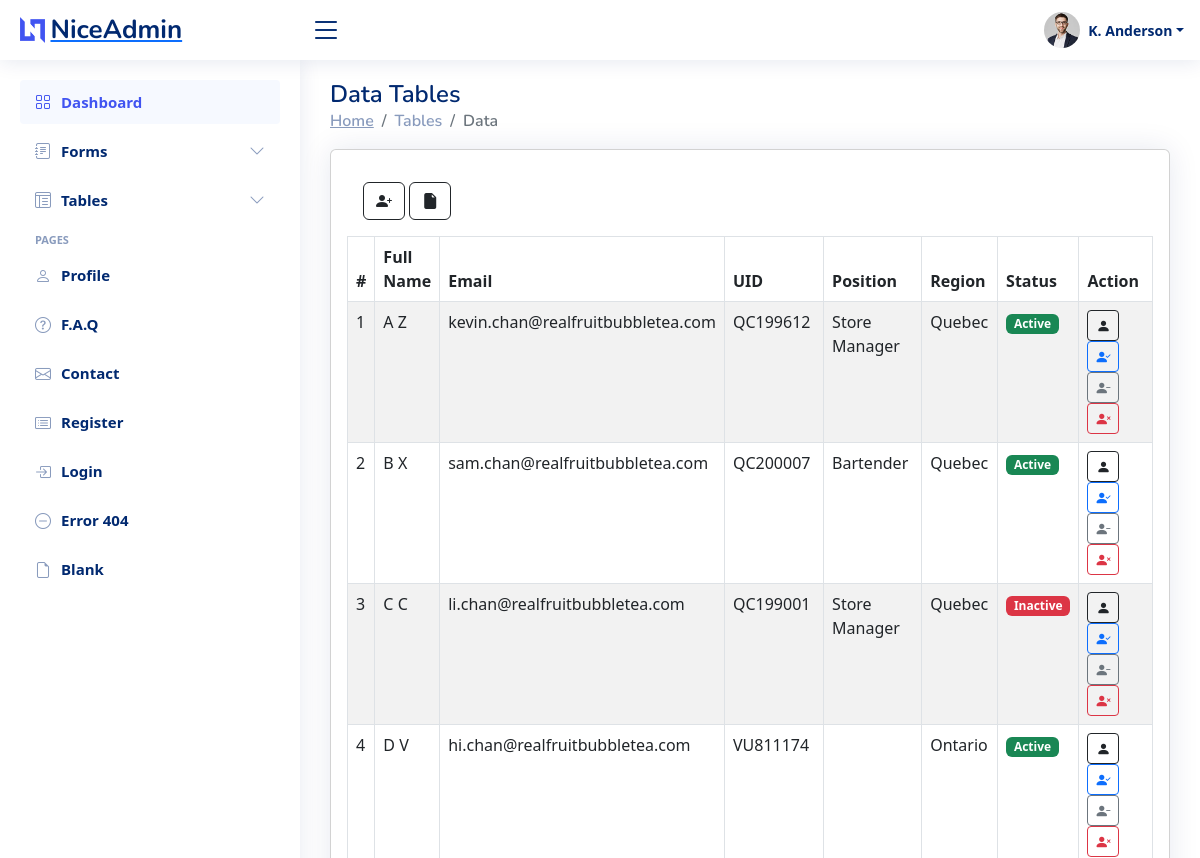
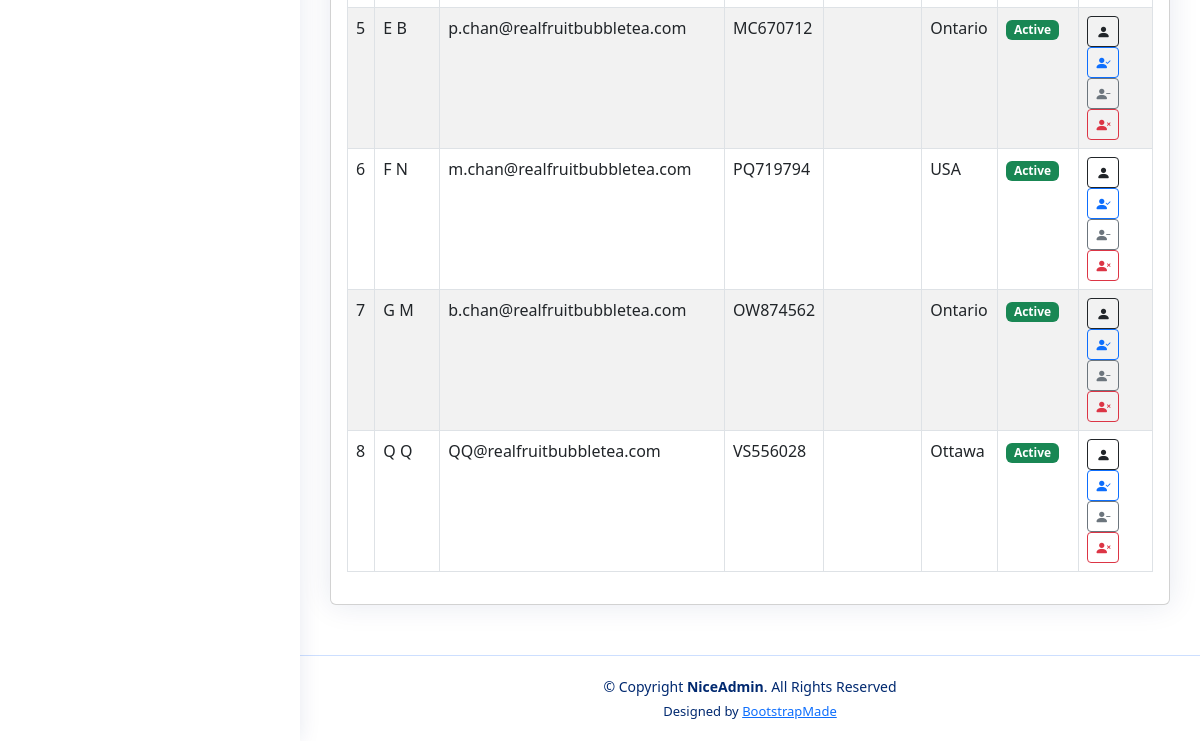
/table-data.php, run on an earlier commit of the app's database (2 pictures, top to bottom).
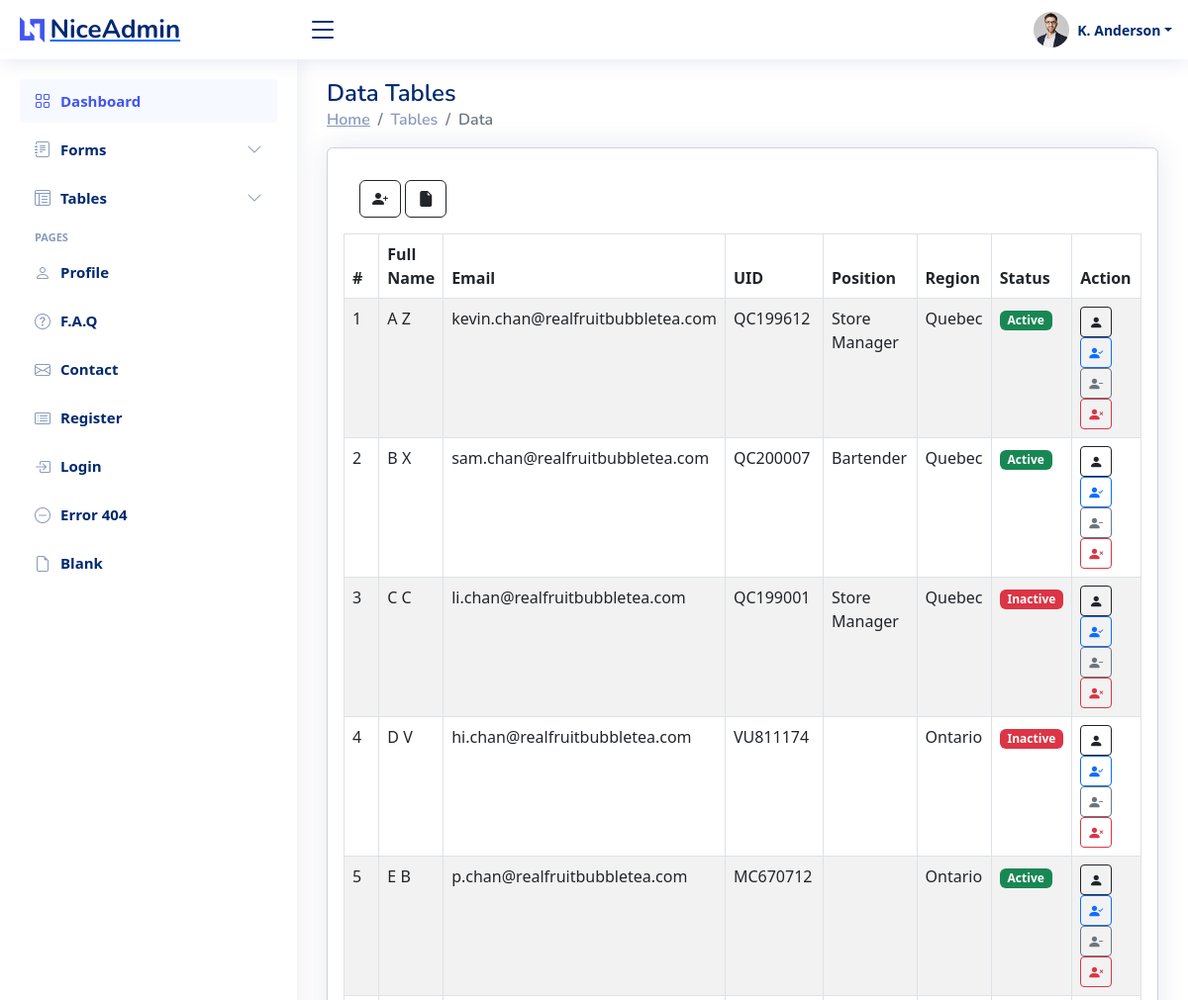
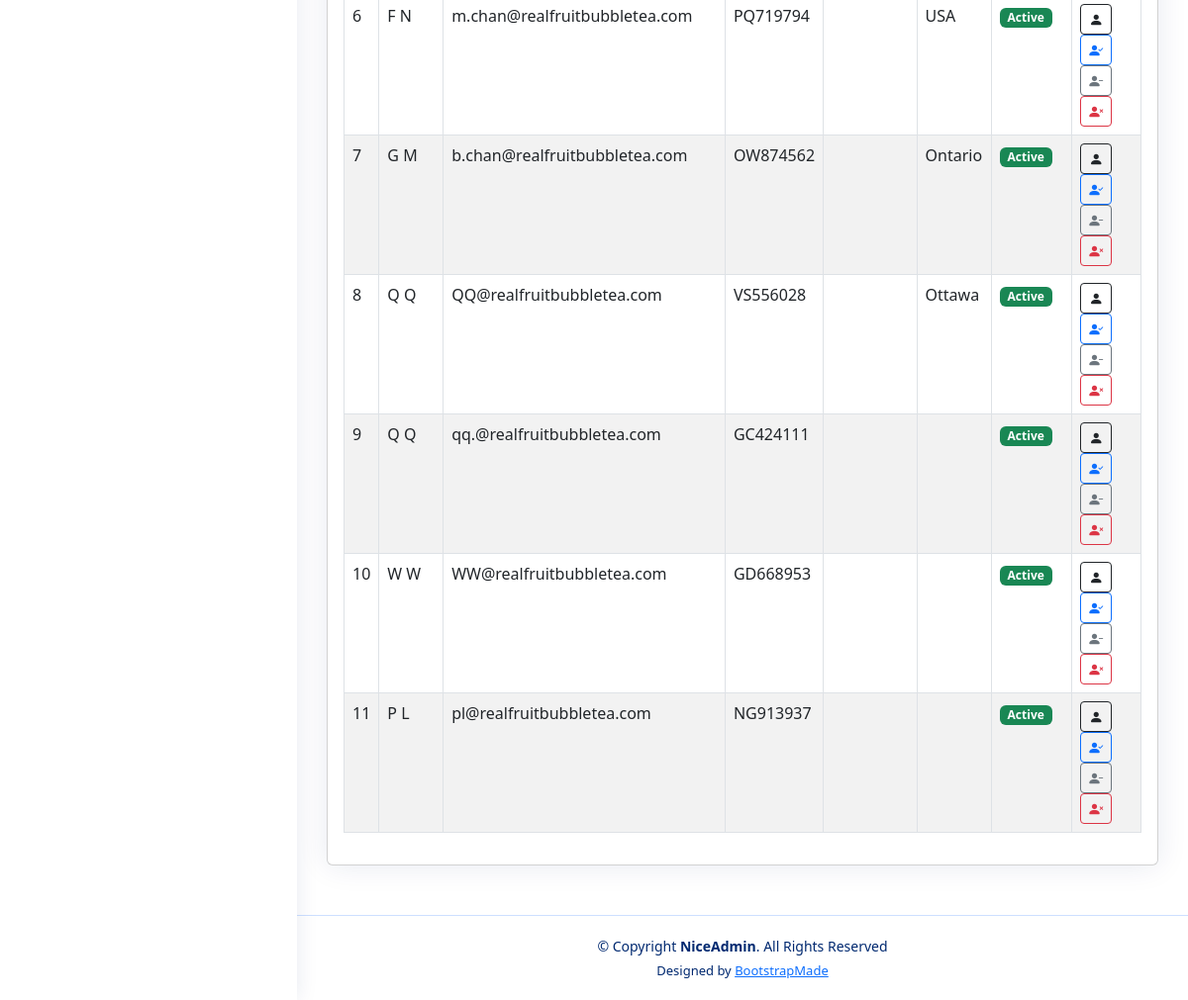
And on a later commit of the database (2 pictures, top to bottom).
### tables this page shows
CREATE TABLE IF NOT EXISTS `employee` (
  `id` int(11) NOT NULL AUTO_INCREMENT,
  `firstname` varchar(255) NOT NULL,
  `lastname` varchar(255) NOT NULL,
  `gender` varchar(255) NOT NULL,
  `birthdate` date NOT NULL,
  `address` varchar(255) NOT NULL,
  `city` varchar(255) NOT NULL,
  `province` varchar(255) NOT NULL,
  `country` varchar(255) NOT NULL,
  `postalcode` varchar(255) NOT NULL,
  `email` varchar(255) NOT NULL,
  `mobile` varchar(255) NOT NULL,
  `homephone` varchar(255) NOT NULL,
  `SIN` varchar(255) NOT NULL,
  `UID` varchar(255) NOT NULL,
  `position` varchar(255) NOT NULL,
  `payclass` varchar(255) NOT NULL,
  `supervisor` varchar(255) NOT NULL,
  `status` varchar(255) NOT NULL DEFAULT 'Active',
  `access` int(11) NOT NULL DEFAULT '0',
  `region` varchar(255) NOT NULL,
  `start_date` date DEFAULT NULL,
  PRIMARY KEY (`id`),
  UNIQUE KEY `SIN` (`SIN`),
  UNIQUE KEY `UID` (`UID`)
);

### Model/employee-db-manager.php (called while the page is built, shortened)
<?php
class DB_Manager
{
    private $db;
    public function __construct()
    {
        $host = "localhost";
        $user = "root";
        $pass = "";
        $dbname = "RFBT";
        try {
            $this->db = new PDO("mysql:host=$host;dbname=$dbname", $user, $pass);
            $this->db->setAttribute(PDO::ATTR_ERRMODE, PDO::ERRMODE_EXCEPTION);
            $this->db->setAttribute(PDO::ATTR_EMULATE_PREPARES, false);
        } catch (Exception $e) {
            die("Database Connection Error: " . $e->getMessage());
        }
    }
    public function get_all()
    {
        $query = $this->db->query("SELECT * FROM employee");
        $array = $query->fetchAll(PDO::FETCH_ASSOC);
        return $array;
    }
}

### table-data.php (the view, shortened to what this page needs)
<?php
require "../HRIS/Model/employee-db-manager.php";
$database = new DB_Manager();
$get_employee = $database->get_all();
?>
<main id="main" class="main">
  <div class="pagetitle">
    <h1>Data Tables</h1>
    <nav>
      <ol class="breadcrumb">
        <li class="breadcrumb-item"><a href="index.php">Home</a></li>
        <li class="breadcrumb-item">Tables</li>
        <li class="breadcrumb-item active">Data</li>
      </ol>
    </nav>
  </div>
  <section class="section">
    <form action="" method="post">
      <div class="col-lg justify-content-center">
        <div class="card">
          <div class="card-body">
            <div class="card-body">
              <a href="forms-elements.php" class="btn btn-outline-dark" title="Create" data-bs-toggle="tooltip"><i class="bi bi-person-plus-fill"></i></a>
              <a href="table-file.php" class="btn btn-outline-dark" title="Document" data-bs-toggle="tooltip"><i class="bi bi-file-earmark-fill"></i></a>
            </div>
            <div class="dataTable-container">
              <table id="emp_table" class="table table-striped table-bordered" width="100%">
                <thead>
                  <tr>
                    <th>#</th>
                    <th>Full Name</th>
                    <th>Email</th>
                    <th>UID</th>
                    <th>Position</th>
                    <th>Region</th>
                    <th>Status</th>
                    <th>Action</th>
                  </tr>
                </thead>
                <tbody>
                  <?php foreach ($get_employee as $employee) : ?>
                    <tr name="p_id">
                      <td width="3%"><?= $employee['id'] ?></td>
                      <td><?= $employee['firstname'] . ' ' . $employee['lastname'] ?></td>
                      <td><?= $employee['email'] ?></td>
                      <td><?= $employee['UID'] ?></td>
                      <td width="15%"><?= $employee['position'] ?></td>
                      <td width="10%"><?= $employee['region'] ?></td>
                      <td width="5%"> <span class="badge <?php if ($employee['status'] == 'Inactive') {
                                                            echo 'bg-danger';
                                                          } else {
                                                            echo 'bg-success';
                                                          } ?>"><?= $employee['status']; ?></span>
                      </td>
                      <td width="12%">
                        <div class="row">
                          <div class="col">
                            <button type="button" class="btn btn-outline-dark btn-sm" id="<?= $employee['id'] ?>" title="View" data-bs-toggle="tooltip"><i class="bi bi-person-fill"></i></button>
                            <a href="edit-forms-elements.php?employee_id=<?= $employee['id'] ?>" class="btn btn-outline-primary btn-sm" role="button" title="Edit" data-bs-toggle="tooltip">
                              <i class="bi bi-person-check-fill">
                              </i>
                            </a>
                            <a href="table-data.php?employee_status_id=<?= $employee['id'] ?>" class="btn btn-outline-secondary btn-sm" role="button" title="Status" data-bs-toggle="tooltip">
                              <i class="bi bi-person-dash-fill"></i>
                            </a>
                            <a href="table-data.php?employee_delete_id=<?= $employee['id'] ?>" class="btn btn-outline-danger btn-sm" role="button" title="Delete" data-bs-toggle="tooltip">
                              <i class="bi bi-person-x-fill"></i>
                            </a>
                          </div>
                        </div>
                      </td>
                    </tr>
                  <?php endforeach ?>
                </tbody>
              </table>
            </div>
          </div>
        </div>
      </div>
    </form>
  </section>
</main>

### assets/css/style.css (style rules this page uses)
:root { scroll-behavior: smooth; }
body { font-family: "Open Sans", sans-serif; background: #f6f9ff; color: #444444; }
a { color: #4154f1; text-decoration: none; }
h1, h2, h3, h4, h5, h6 { font-family: "Nunito", sans-serif; }
#main { margin-top: 60px; padding: 20px 30px; transition: all 0.3s; }
.pagetitle { margin-bottom: 10px; }
.pagetitle h1 { font-size: 24px; margin-bottom: 0; font-weight: 600; color: #012970; }
.card { margin-bottom: 30px; border: none; border-radius: 5px; box-shadow: 0px 0 30px rgba(1, 41, 112, 0.1); }
.card-body { padding: 0 20px 20px 20px; }
.breadcrumb { font-size: 14px; font-family: "Nunito", sans-serif; color: #899bbd; font-weight: 600; }
.breadcrumb a { color: #899bbd; transition: 0.3s; }
.breadcrumb .breadcrumb-item::before { color: #899bbd; }
.breadcrumb .active { color: #51678f; font-weight: 600; }
.logo { line-height: 1; }
@media (min-width: 1200px) { .logo { width: 280px; } }
.logo img { max-height: 26px; margin-right: 6px; }
.logo span { font-size: 26px; font-weight: 700; color: #012970; font-family: "Nunito", sans-serif; }
.header { transition: all 0.5s; z-index: 997; height: 60px; box-shadow: 0px 2px 20px rgba(1, 41, 112, 0.1); background-color: #fff; padding-left: 20px; }
.header .toggle-sidebar-btn { font-size: 32px; padding-left: 10px; cursor: pointer; color: #012970; }
.header-nav ul { list-style: none; }
.header-nav > ul { margin: 0; padding: 0; }
.header-nav .nav-profile { color: #012970; }
.header-nav .nav-profile img { max-height: 36px; }
.header-nav .nav-profile span { font-size: 14px; font-weight: 600; }
.sidebar { position: fixed; top: 60px; left: 0; bottom: 0; width: 300px; z-index: 996; transition: all 0.3s; padding: 20px; overflow-y: auto; scrollbar-width: thin; scrollbar-color: #aab7cf transparent; box-shadow: 0px 0px 20px rgba(1, 41, 112, 0.1); background-color: #fff; }
@media (min-width: 1200px) { #main, #footer { margin-left: 300px; } }
.sidebar-nav { padding: 0; margin: 0; list-style: none; }
.sidebar-nav li { padding: 0; margin: 0; list-style: none; }
.sidebar-nav .nav-item { margin-bottom: 5px; }
.sidebar-nav .nav-heading { font-size: 11px; text-transform: uppercase; color: #899bbd; font-weight: 600; margin: 10px 0 5px 15px; }
.sidebar-nav .nav-link { display: flex; align-items: center; font-size: 15px; font-weight: 600; color: #4154f1; transition: 0.3; background: #f6f9ff; padding: 10px 15px; border-radius: 4px; }
.sidebar-nav .nav-link i { font-size: 16px; margin-right: 10px; color: #4154f1; }
.sidebar-nav .nav-link.collapsed { color: #012970; background: #fff; }
.sidebar-nav .nav-link.collapsed i { color: #899bbd; }
.sidebar-nav .nav-link .bi-chevron-down { margin-right: 0; transition: transform 0.2s ease-in-out; }
.footer { padding: 20px 0; font-size: 14px; transition: all 0.3s; border-top: 1px solid #cddfff; }
.footer .copyright { text-align: center; color: #012970; }
.footer .credits { padding-top: 5px; text-align: center; font-size: 13px; color: #012970; }

What changed in the data, as far as the page shows it:
changed employee "hi.chan@realfruitbubbletea.com": status "Active" → "Inactive"
added employee: id "9", firstname "Q", lastname "Q", email "qq.@realfruitbubbletea.com", UID "GC424111", status "Active"
added employee: id "10", firstname "W", lastname "W", email "WW@realfruitbubbletea.com", UID "GD668953", status "Active"
added employee: id "11", firstname "P", lastname "L", email "pl@realfruitbubbletea.com", UID "NG913937", status "Active"
